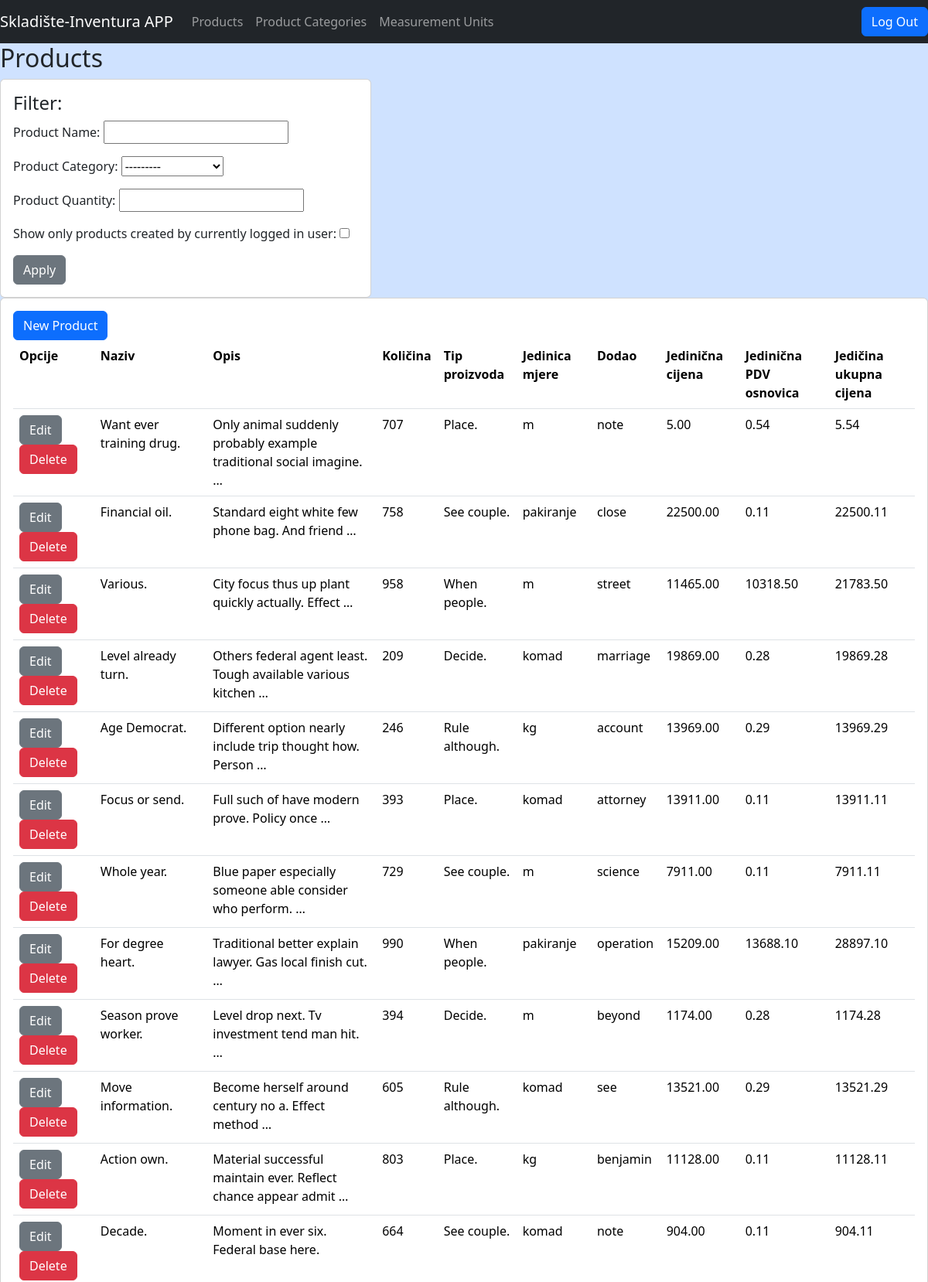
Screenshot of /proizvodi (signed in, upper part) with the database file from the repository.
### skladiste/models.py (models this page shows, shortened)
class Proizvod(models.Model):
    naziv_proizvoda=models.CharField(max_length=100)
    opis_proizvoda=models.CharField(max_length=300)
    jedinicna_cijena=models.FloatField()
    kolicina=models.IntegerField()
    jedinicna_osnovica_pdv=models.FloatField()
    jedinicna_ukupna_cijena=models.FloatField()
    zaposlenik=models.ForeignKey(get_user_model(), db_column="user",on_delete=models.PROTECT) #you cannot delete employee - which is handled by User auth model in Django, it will give ProtectedError (sublcass of django.db.IntegrityError)
    tip_proizvoda=models.ForeignKey(Tip_Proizvoda,on_delete=models.PROTECT) #you cannot delete employee, it will give ProtectedError (sublcass of django.db.IntegrityError)
    jedinica_mjere=models.ForeignKey(Jedinica_Mjere,on_delete=models.PROTECT) #you cannot delete employee, it will give ProtectedError (sublcass of django.db.IntegrityError)

class Tip_Proizvoda(models.Model):
    naziv_tipa=models.CharField( max_length=100)
    iznos_pdv=models.FloatField()
    def __str__(self):
        return self.naziv_tipa

class Jedinica_Mjere(models.Model):
    naziv_jedinice=models.CharField(max_length=100)
    def __str__(self):
        return self.naziv_jedinice

### skladiste/views.py (the view, shortened to what this page needs)
# urls.py: path("proizvodi", ProizvodView.as_view(), name="proizvodi"),
class ProizvodView(ListView):
    model=Proizvod
    template_name='lists/proizvodi_list.html'
    context_object_name='proizvodi'
    filter_list=[]
    def get_queryset(self):
        query = super().get_queryset()
        if len(self.filter_list)>0:
            query=query.filter(reduce(operator.and_,self.filter_list))
            self.filter_list.clear()
        return query
    def get_context_data(self, **kwargs):
        context = super(ProizvodView, self).get_context_data(**kwargs)
        context['form'] = ProductFilterForm()
        return context
    def get(self, request):
        if not (request.user.is_authenticated):
            return redirect("home")
        else:
            return super().get(request=request)

### skladiste/forms.py
class ProductFilterForm(forms.Form):
    product_name=forms.CharField(label="Product Name", max_length=250, required=False)
    product_category=forms.ModelChoiceField(queryset=Tip_Proizvoda.objects.all(),label="Product Category", required=False)
    product_qty=forms.IntegerField(label="Product Quantity",required=False)
    product_only_user=forms.BooleanField(label="Show only products created by currently logged in user", required=False)

### skladiste/templates/lists/proizvodi_list.html (shortened to what this page needs)
{%extends "base.html"%}
{% block content %}
<h2>Products </h2>
<div class="card " style="width: 30rem; ">
    <div class="card-body">
        <form method="post">
            <h4>Filter:</h4>
            {{form.as_p}}
            <button type="submit" class="btn btn-secondary">Apply</button>
        </form>
      </div>
</div>
<div class="card">
    <div class="card-body">
<a href={%url 'novi_proizvod'%} class="btn btn-primary">New Product</a>
<table class="table">
    <tr>
        <th scope="col">Opcije</th>
        <th scope="col">Naziv</th>
        <th scope="col">Opis</th>
        <th scope="col">Količina</th>
        <th scope="col">Tip proizvoda</th>
        <th scope="col">Jedinica mjere</th>
        <th scope="col">Dodao</th>
        <th scope="col">Jedinična cijena</th>
        <th scope="col">Jedinična PDV osnovica</th>
        <th scope="col">Jedičina ukupna cijena</th>
    </tr>
    {%for proizvod in proizvodi%}
    <tr>
        <td><a href="{% url 'update_proizvod' proizvod.pk %}" class="btn btn-secondary">Edit</a> <a href="{% url 'delete_proizvod' proizvod.pk %}" class="btn btn-danger">Delete</a></td>
        <td>{{proizvod.naziv_proizvoda}}</td>
        <td>{{proizvod.opis_proizvoda|truncatewords:8}}</td>
        <td>{{proizvod.kolicina}}</td>
        <td>{{proizvod.tip_proizvoda}}</td>
        <td>{{proizvod.jedinica_mjere}}</td>
        <td>{{proizvod.zaposlenik}}</td>
        <td>{{proizvod.jedinicna_cijena | floatformat:2}}</td>
        <td>{{proizvod.jedinicna_osnovica_pdv | floatformat:2}}</td>
        <td>{{proizvod.jedinicna_ukupna_cijena | floatformat:2}}</td>
    </tr>
    {%empty%}
    <p><strong>Product list empty!</strong><p>
    {%endfor%}
</table>
</div>
</div>
{% endblock %}

### rows the page displays
Proizvod: naziv_proizvoda "Want ever training drug.", opis_proizvoda "Only animal suddenly probably example traditional social imagine. …", kolicina "707", tip_proizvoda "Place.", jedinica_mjere "m", zaposlenik "note", jedinicna_cijena "5.00", jedinicna_osnovica_pdv "0.54", jedinicna_ukupna_cijena "5.54"
Proizvod: naziv_proizvoda "Financial oil.", opis_proizvoda "Standard eight white few phone bag. And friend …", kolicina "758", tip_proizvoda "See couple.", jedinica_mjere "pakiranje", zaposlenik "close", jedinicna_cijena "22500.00", jedinicna_osnovica_pdv "0.11", jedinicna_ukupna_cijena "22500.11"
Proizvod: naziv_proizvoda "Various.", opis_proizvoda "City focus thus up plant quickly actually. Effect …", kolicina "958", tip_proizvoda "When people.", jedinica_mjere "m", zaposlenik "street", jedinicna_cijena "11465.00", jedinicna_osnovica_pdv "10318.50", jedinicna_ukupna_cijena "21783.50"
Proizvod: naziv_proizvoda "Level already turn.", opis_proizvoda "Others federal agent least. Tough available various kitchen …", kolicina "209", tip_proizvoda "Decide.", jedinica_mjere "komad", zaposlenik "marriage", jedinicna_cijena "19869.00", jedinicna_osnovica_pdv "0.28", jedinicna_ukupna_cijena "19869.28"
Proizvod: naziv_proizvoda "Age Democrat.", opis_proizvoda "Different option nearly include trip thought how. Person …", kolicina "246", tip_proizvoda "Rule although.", jedinica_mjere "kg", zaposlenik "account", jedinicna_cijena "13969.00", jedinicna_osnovica_pdv "0.29", jedinicna_ukupna_cijena "13969.29"
Proizvod: naziv_proizvoda "Focus or send.", opis_proizvoda "Full such of have modern prove. Policy once …", kolicina "393", tip_proizvoda "Place.", jedinica_mjere "komad", zaposlenik "attorney", jedinicna_cijena "13911.00", jedinicna_osnovica_pdv "0.11", jedinicna_ukupna_cijena "13911.11"
Proizvod: naziv_proizvoda "Whole year.", opis_proizvoda "Blue paper especially someone able consider who perform. …", kolicina "729", tip_proizvoda "See couple.", jedinica_mjere "m", zaposlenik "science", jedinicna_cijena "7911.00", jedinicna_osnovica_pdv "0.11", jedinicna_ukupna_cijena "7911.11"
Proizvod: naziv_proizvoda "For degree heart.", opis_proizvoda "Traditional better explain lawyer. Gas local finish cut. …", kolicina "990", tip_proizvoda "When people.", jedinica_mjere "pakiranje", zaposlenik "operation", jedinicna_cijena "15209.00", jedinicna_osnovica_pdv "13688.10", jedinicna_ukupna_cijena "28897.10"
Proizvod: naziv_proizvoda "Season prove worker.", opis_proizvoda "Level drop next. Tv investment tend man hit. …", kolicina "394", tip_proizvoda "Decide.", jedinica_mjere "m", zaposlenik "beyond", jedinicna_cijena "1174.00", jedinicna_osnovica_pdv "0.28", jedinicna_ukupna_cijena "1174.28"
Proizvod: naziv_proizvoda "Move information.", opis_proizvoda "Become herself around century no a. Effect method …", kolicina "605", tip_proizvoda "Rule although.", jedinica_mjere "komad", zaposlenik "see", jedinicna_cijena "13521.00", jedinicna_osnovica_pdv "0.29", jedinicna_ukupna_cijena "13521.29"
Proizvod: naziv_proizvoda "Action own.", opis_proizvoda "Material successful maintain ever. Reflect chance appear admit …", kolicina "803", tip_proizvoda "Place.", jedinica_mjere "kg", zaposlenik "benjamin", jedinicna_cijena "11128.00", jedinicna_osnovica_pdv "0.11", jedinicna_ukupna_cijena "11128.11"
Proizvod: naziv_proizvoda "Decade.", opis_proizvoda "Moment in ever six. Federal base here.", kolicina "664", tip_proizvoda "See couple.", jedinica_mjere "komad", zaposlenik "note", jedinicna_cijena "904.00", jedinicna_osnovica_pdv "0.11", jedinicna_ukupna_cijena "904.11"
